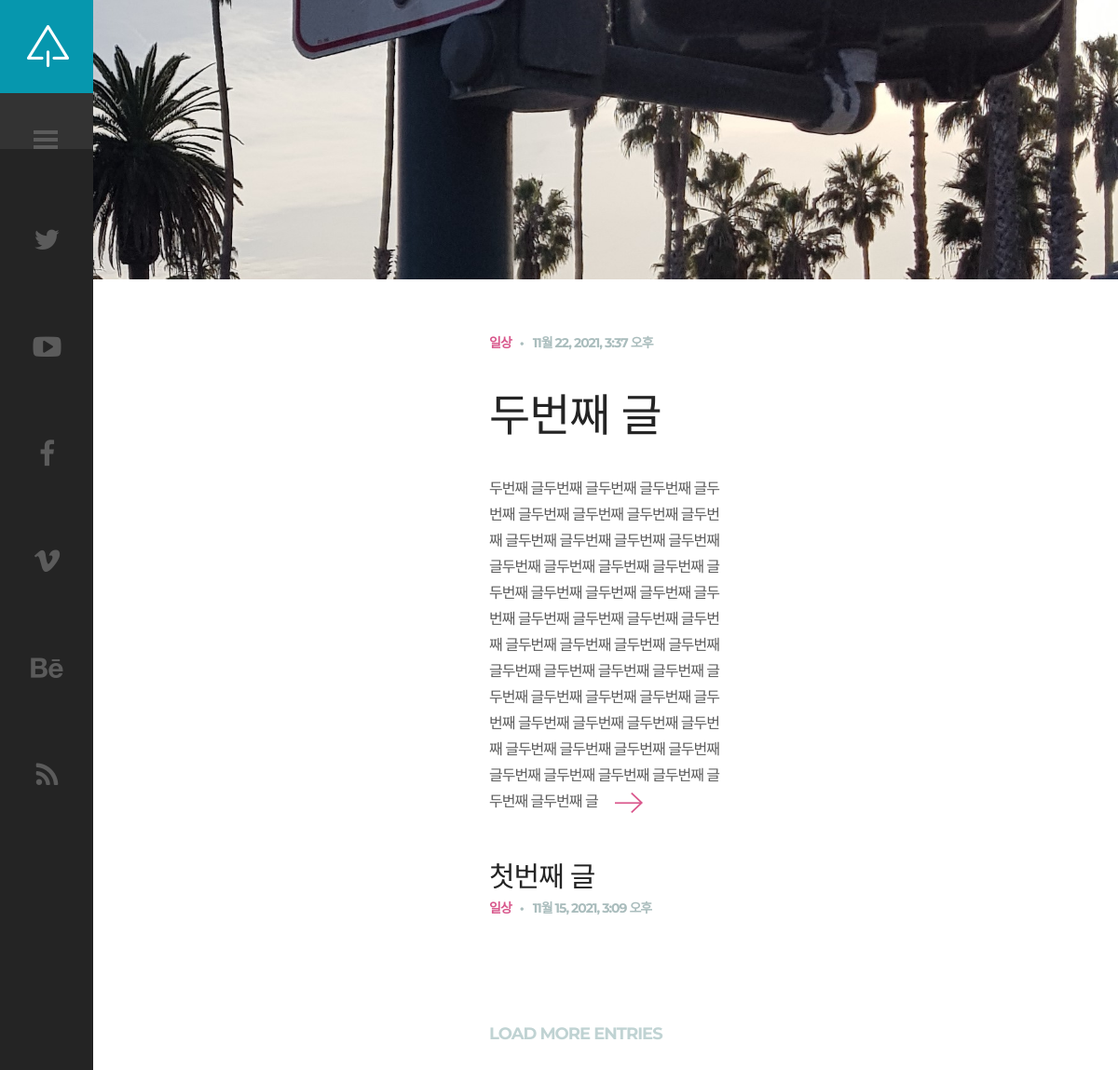
Screenshot of /blog/ with the database file from the repository.
### blog/models.py (models this page shows, shortened)
class Category(models.Model):
    name = models.CharField(max_length=50, help_text="블로그 글의 분류를 입력하세요.(ex:일상)")
    def __str__(self):
        return self.name

class Post(models.Model):
    title = models.CharField(max_length=200)
    title_image = models.ImageField(blank=True)
    content = models.TextField()
    createDate = models.DateTimeField(auto_now_add=True)
    updateDate = models.DateTimeField(auto_now_add=True)
    category = models.ManyToManyField(Category, help_text="글의 분류를 설정하세요.")
    def get_absolute_url(self):
        return reverse("post", args=[str(self.id)])
    def is_content_more300(self):
        return len(self.content) > 300

### blog/views.py (the view)
# urls.py: path("", views.index, name="index"),
def index(req):
    post_latest = Post.objects.order_by("-createDate")[:6]
    context = {
         "post_latest": post_latest
    }
    return render(req, "index.html", context=context)

### blog/templates/index.html (shortened to what this page needs)
{% extends "base_generic.html" %}
{% block content %}
{% load static %}
    <div id="content" class="site-content">
        <div id="blog-wrapper">
            <div class="blog-holder center-relative">
                {% for post in post_latest%}
                    {% if forloop.first %}
                <article id="post-1" class="blog-item-holder featured-post">
                <div class="entry-content relative">
                    <div class="content-1170 center-relative">
                        <div class="cat-links">
                            <ul>
                                <li>
                                    <a href="#">
                                       {% for c in post.category.all %}
                                       {{ c }}
                                       {% endfor %}
                                    </a>
                                </li>
                            </ul>
                        </div>
                        <div class="entry-date published">{{ post.createDate}}</div>
                        <h2 class="entry-title">
                            <a href="{{post.get_absolute_url}}">{{ post.title }}</a>
                        </h2>
                        <div class="excerpt">
                            {% if post.is_content_more300 %}
                                  {{ post.get_content_under300}}
                            {% else %}
                                 {{ post.content }}
                            {% endif %}
                            <a class="read-more"
                                href="{{post.get_absolute_url}}"></a>
                        </div>
                    </div>
                </div>
            </article>
                {% else %}
                <article id="post-{{ forloop.counter }}" class="blog-item-holder">
                <div class="entry-content relative">
                    <div class="content-1170 center-relative">
                        <h2 class="entry-title">
                            <a href="{{post.get_absolute_url}}">{{ post.title }}</a>
                        </h2>
                        <div class="cat-links">
                            <ul>
                                <li>
                                    <a href="#">
                                     {% for c in post.category.all %}
                                            {{ c }}
                                        {% endfor %}
                                    </a>
                                </li>
                            </ul>
                        </div>
                        <div class="entry-date published">{{ post.createDate}}</div>
                    </div>
                </div>
            </article>
                    {% endif %}
                {% endfor %}
            </div>
            <div class="block load-more-holder">LOAD MORE ENTRIES</div>
        </div>
        <div class="featured-image-holder">
            <div class="featured-post-image"
                style="background-image: url({% static 'demo-images/featured-image.jpg' %})"></div>
        </div>
    </div>
{% endblock %}

### blog/templates/base_generic.html (shortened to what this page needs)
<!DOCTYPE HTML>
<html lang="en-US">
<head>
    {% load static %}
    <link rel="stylesheet" href="https://stackpath.bootstrapcdn.com/bootstrap/4.3.1/css/bootstrap.min.css"
>
    <link rel="stylesheet" type="text/css" href='{% static "css/clear.css" %}' />
    <link rel="stylesheet" type="text/css" href='{% static "css/common.css" %}' />
    <link rel="stylesheet" type="text/css" href='{% static "css/font-awesome.min.css" %}' />
    <link rel="stylesheet" type="text/css" href='{% static "css/carouFredSel.css" %}' />
    <link rel="stylesheet" type="text/css" href='{% static "css/sm-clean.css" %}' />
    <link rel="stylesheet" type="text/css" href='{% static "css/style.css" %}' />
</head>
<body class="home blog">
    <div id="sidebar" class="sidebar">
        <div class="menu-right-part">
            <div class="logo-holder">
                <a href="{% url 'index' %}">
                    <img src="{% static 'images/logo.png' %}" alt="Suppablog WP">
                </a>
            </div>
            <div class="toggle-holder">
                <div id="toggle">
                    <div class="menu-line"></div>
                </div>
            </div>
            <div class="social-holder">
                <div class="social-list">
                    <a href="#"><i class="fa fa-twitter"></i></a>
                    <a href="#"><i class="fa fa-youtube-play"></i></a>
                    <a href="#"><i class="fa fa-facebook"></i></a>
                    <a href="#"><i class="fa fa-vimeo"></i></a>
                    <a href="#"><i class="fa fa-behance"></i></a>
                    <a href="#"><i class="fa fa-rss"></i></a>
                </div>
            </div>
        </div>
    </div>
    {% block content %}
    {% endblock %}
</body>
</html>

### static/css/clear.css (style rules this page uses)
html, body, div, span, object, iframe, h1, h2, h3, h4, h5, h6, p, blockquote, pre, abbr, address, cite, code, del, dfn, em, img, ins, kbd, q, samp, small, strong, sub, sup, var, b, i, ol, ul, li, fieldset, form, label, legend, table, caption, tbody, tfoot, thead, tr, th, td, article, aside, canvas, details, figcaption, figure, footer, header, hgroup, menu, nav, section, summary, time, mark, audio, video { margin:0; padding:0; border:0; outline: none; font-size:100%; vertical-align:baseline; background:transparent; }
body { line-height:1; }
article,aside,details,figcaption,figure, footer,header,hgroup,menu,nav,section { display:block; }
nav ul,ul,ol { list-style:none; }
a { margin:0; padding:0; font-size:100%; outline: none; vertical-align:baseline; background:transparent; }

### static/css/common.css (style rules this page uses)
.block { display: block; }
.center-relative { margin-left: auto; margin-right: auto; }
.relative { position: relative; }
h1,h2,h3,h4,h5,h6 { padding: 20px 0; }
h2 { font-size: 34px; line-height: 34px; }

### rows the page displays
Post: createDate "11월 22, 2021, 3:37 오후", title "두번째 글", content "두번째 글두번째 글두번째 글두번째 글두번째 글두번째 글두번째 글두번째 글두번째 글두번째 글두번째 글두번째 글두번째 글두번째 글두번째 글두번째 글두번째 글두번째 글두번째 글두번째 글두번째 글두번째 글두번째 글두번째 글두번째 글두번째 글두번째 글두번째 글두번째 글두번째 글두번째 글두번째 글두번째 글두번째 글두번째 글두번째 글두번째 글두번째 글두번째 글두번째 글두번째 글두번째 글두번째 글두번째 글두번째 글두번째 글두번째 글두번째 글두번째 글두번째 글두번째 글두번째 글두번째 글"
Category: name "일상"
Post: title "첫번째 글", createDate "11월 15, 2021, 3:09 오후"
